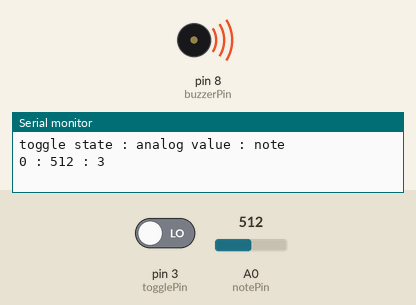
Recording of a sketch running on a simulated Arduino Uno, built with avr-gcc and run on an emulated ATmega328P. Shown: buzzer (waves = sounding), the last lines printed to the serial monitor. The test bench sets the inputs (shaded band); at power-on: A0 (notePin) = 512, pin 3 (togglePin) LOW.

Above: at 1.2 s.
1.3 s: A0 (notePin) set to 414
2.8 s: A0 (notePin) set to 393
At 3.2 s:
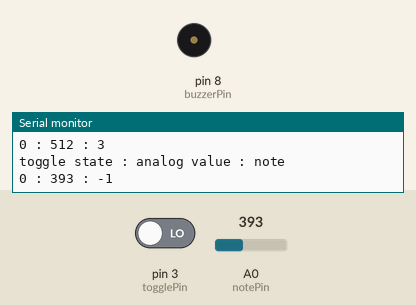
4.3 s: A0 (notePin) set to 410
At 5.5 s:
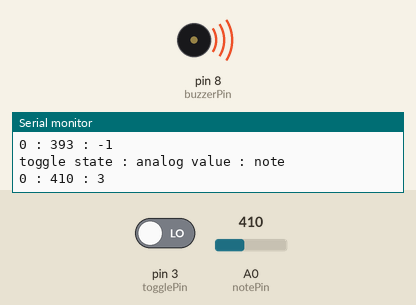
5.8 s: A0 (notePin) set to 390
At 6.7 s:
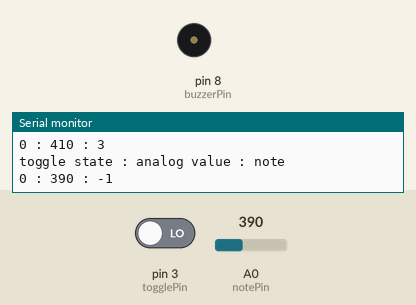
Timing chart, 0 to 8.3 s (numbered marks = the images above; inputs shaded):
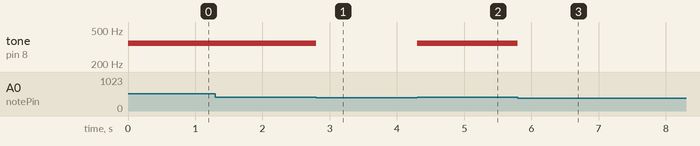

Measured:
- the behaviour switches between 401 and 400 on A0 (notePin) (found by bisection; images 0 and 1)
- after the input at 1.3 s, every drawn part: stays the same
- after the input at 2.8 s, tone on pin 8 (buzzerPin): 349 Hz → silent at once
- after the input at 4.3 s, tone on pin 8 (buzzerPin): silent → 349 Hz at once
- after the input at 5.8 s, tone on pin 8 (buzzerPin): 349 Hz → silent at once

The sketch:

Music_Keyboard.ino
```cpp
const int notePin = A0;
const int togglePin = 3;
const int buzzerPin = 8;

int keyVal = 0;
int key = 0;
int switchState = 0;
int note = 0;
int oldNote = 0;

int notes[] = {262, 294, 330, 349, 392, 440, 494, 523};

void setup() {

    pinMode(togglePin, INPUT);
    pinMode(buzzerPin, OUTPUT);
    Serial.begin(9600);
}

void loop() {
  keyVal = analogRead(notePin);
  switchState = digitalRead(togglePin);

  if (keyVal > 1005) {key = 1;}
  else if (keyVal > 900) {key = 2;}
  else if (keyVal > 800) {key = 3;}
  else if (keyVal > 400) {key = 4;}
  else {key = 0;}

  switch (switchState) {
    case 0:
        note = key - 1;
    break;

    case 1:
        note = key + 3;
    break;
  }

  if (key > 0) {
    tone(buzzerPin, notes[note]);
  }
  else {
    noTone(buzzerPin);
  }

  if (note != oldNote) {
    Serial.println("toggle state : analog value : note");
    Serial.print(switchState);
    Serial.print(" : ");
    Serial.print(keyVal);
    Serial.print(" : ");
    Serial.println(note);
  }
  oldNote = note;
}
```
